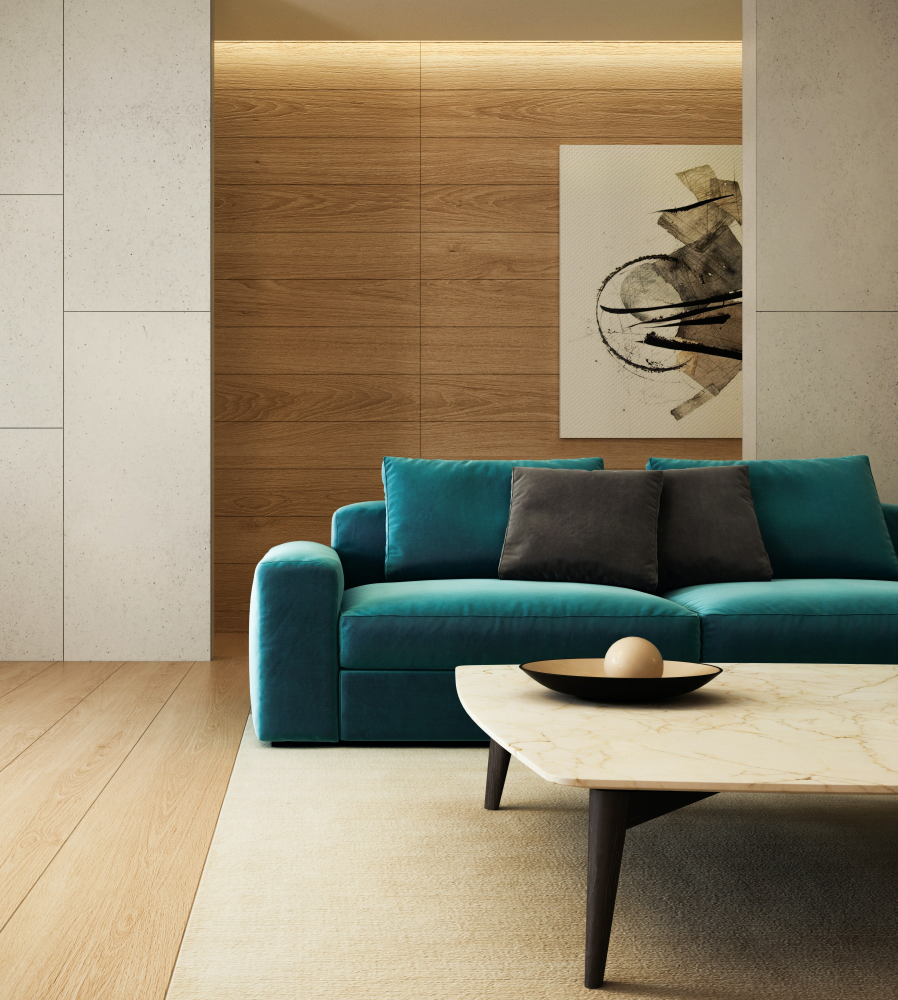
#> input picture lab5/original3.jpg, 2692 x 3000 px (shown at 1/3 size)
$ python lab5_3.py
#> lines starting #> are read from the running program, lines starting #| are printed output that depends on the picture
import cv2

img = cv2.imread('original3.jpg')
#> img is the input picture: shape (3000, 2692, 3); mean B, G, R 112.8, 136.5, 148.1
img = cv2.resize(img, (0,0), fx=0.2, fy=0.2)
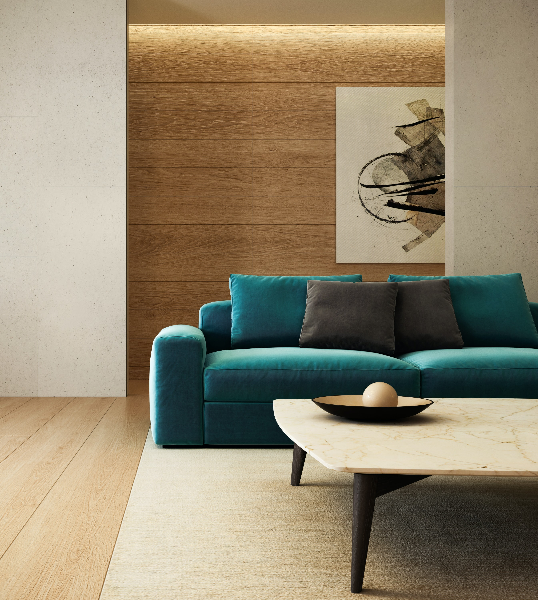
#> img: shape (600, 538, 3); mean B, G, R 112.8, 136.5, 148.1
img_blur = cv2.GaussianBlur(img, (3, 3), 2.0)
img_gray = cv2.cvtColor(img_blur, cv2.COLOR_BGR2GRAY)
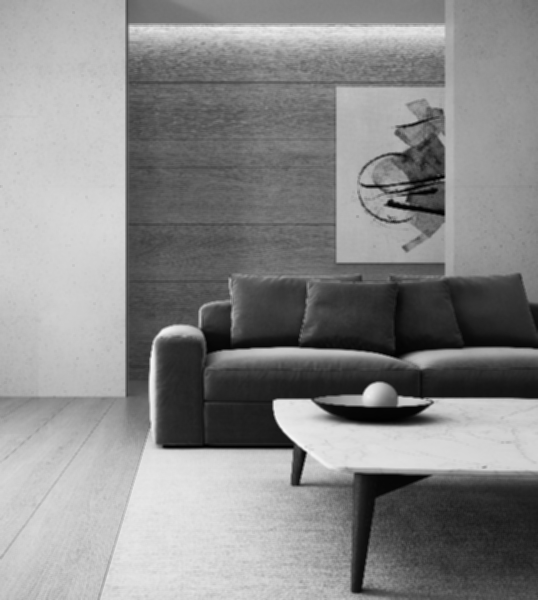
#> img_gray: shape (600, 538); min 0, max 246, mean 137.3

canny = cv2.Canny(img_gray, 100, 200)
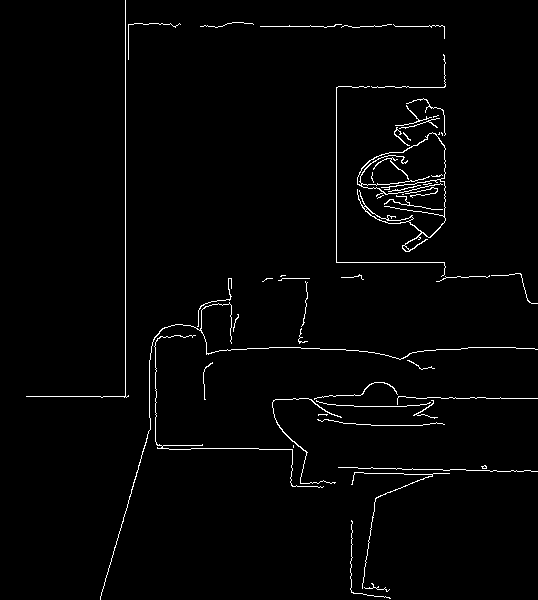
#> canny: shape (600, 538); 1.9% white in thin lines or dots
canny1 = cv2.Canny(img_gray, 7, 236)
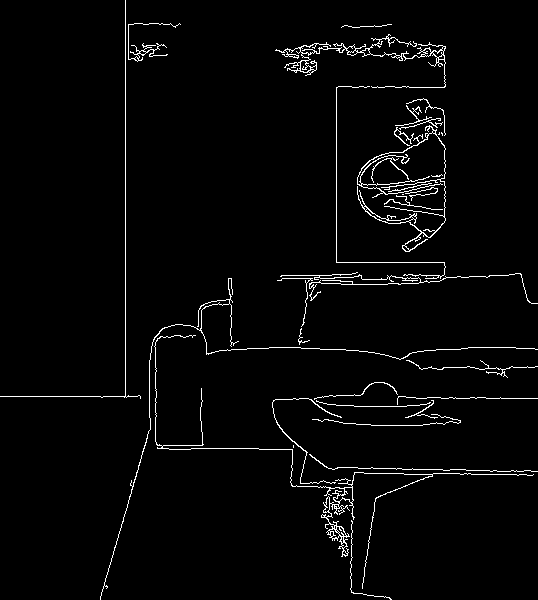
#> canny1: shape (600, 538); 2.6% white in thin lines or dots
canny2 = cv2.Canny(img_gray, 7, 100)
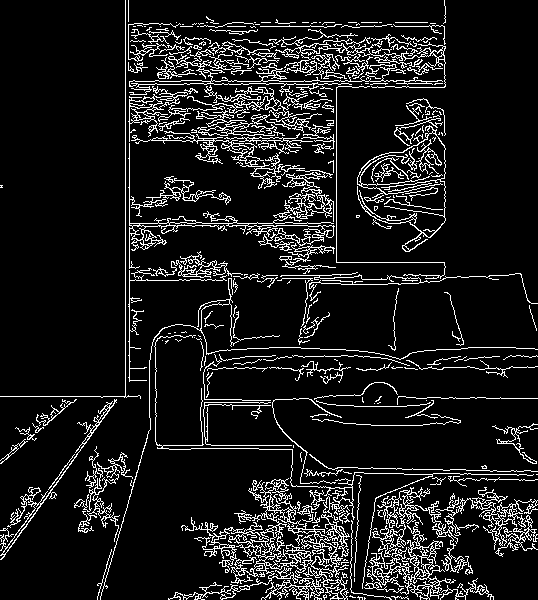
#> canny2: shape (600, 538); 10.7% white in thin lines or dots
canny3 = cv2.Canny(img_gray, 1, 1)
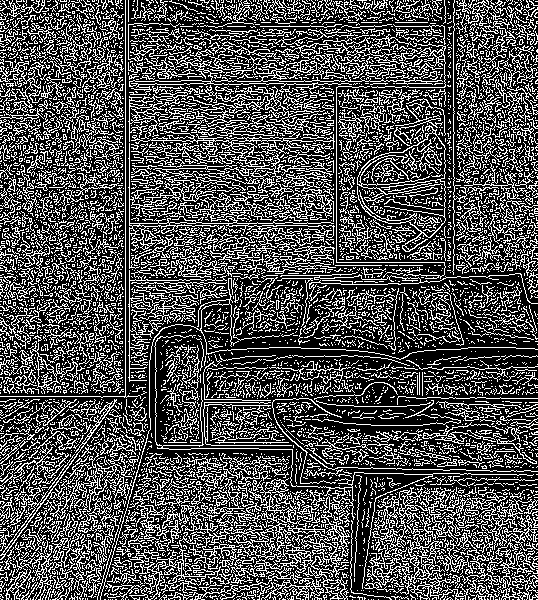
#> canny3: shape (600, 538); 31.4% white in thin lines or dots

cv2.imshow("Canny Edge Detection", canny)
cv2.imshow("Canny Edge Detection 1", canny1)
cv2.imshow("Canny Edge Detection 2", canny2)
cv2.imshow("Canny Edge Detection 3", canny3)
cv2.waitKey(0)
cv2.destroyAllWindows()
